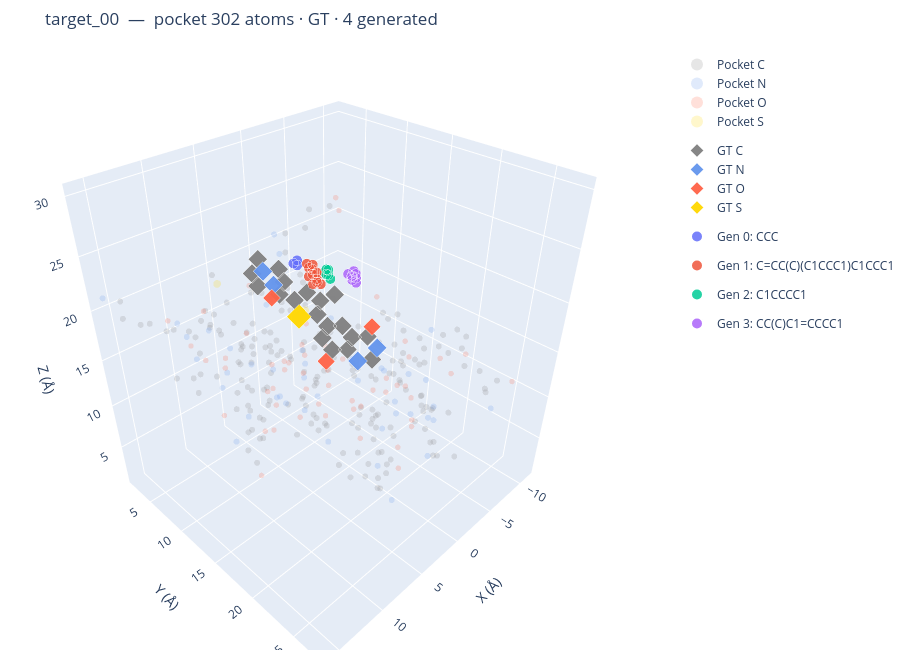

The code cell stored with this chart in its notebook:
### Markdown cell above
## 3. Interactive 3D viewer

Pocket (translucent grey) + GT ligand (large, outlined) + generated ligands (one trace per molecule).

### Code cell
palette = px.colors.qualitative.Plotly + px.colors.qualitative.Safe
traces = []

# Pocket — semi-transparent
for elem in sorted(set(poc_elems)):
    mask = [i for i, e in enumerate(poc_elems) if e == elem]
    xyz  = poc_coords[mask]
    traces.append(go.Scatter3d(
        x=xyz[:, 0], y=xyz[:, 1], z=xyz[:, 2],
        mode="markers",
        marker=dict(size=ELEM_SIZE.get(elem, 3),
                    color=ELEM_COLOR.get(elem, "white"), opacity=0.20),
        name=f"Pocket {elem}", legendgroup="pocket",
    ))

# GT ligand — diamonds, white outline
if gt_mol is not None:
    gt_xyz, gt_elems = mol_coords(gt_mol), mol_elems(gt_mol)
    for elem in sorted(set(gt_elems)):
        mask = [i for i, e in enumerate(gt_elems) if e == elem]
        xyz  = gt_xyz[mask]
        traces.append(go.Scatter3d(
            x=xyz[:, 0], y=xyz[:, 1], z=xyz[:, 2],
            mode="markers",
            marker=dict(size=ELEM_SIZE.get(elem, 3.5) * 1.8,
                        color=ELEM_COLOR.get(elem, "purple"),
                        opacity=0.95, symbol="diamond",
                        line=dict(width=1.5, color="white")),
            name=f"GT {elem}", legendgroup="gt",
        ))

# Generated ligands — one trace per molecule, distinct colours
for i, mol in enumerate(gen_mols):
    xyz, elems = mol_coords(mol), mol_elems(mol)
    color = palette[i % len(palette)]
    smi   = Chem.MolToSmiles(mol)
    traces.append(go.Scatter3d(
        x=xyz[:, 0], y=xyz[:, 1], z=xyz[:, 2],
        mode="markers",
        marker=dict(size=6, color=color, opacity=0.85,
                    line=dict(width=0.6, color="white")),
        name=f"Gen {i}: {smi[:34]}{'…' if len(smi) > 34 else ''}",
        legendgroup=f"gen_{i}",
        text=elems,
        hovertemplate="%{text}<br>(%{x:.2f}, %{y:.2f}, %{z:.2f})<extra>Gen %{fullData.name}</extra>",
    ))

fig = go.Figure(traces)
fig.update_layout(
    title=f"{td.name}  —  pocket {len(poc_coords)} atoms · GT · {len(gen_mols)} generated",
    scene=dict(xaxis_title="X (\u00c5)", yaxis_title="Y (\u00c5)",
               zaxis_title="Z (\u00c5)", aspectmode="data"),
    width=900, height=650,
    legend=dict(itemsizing="constant", groupclick="toggleitem"),
    margin=dict(l=0, r=0, t=50, b=0),
)
fig.show()

### Figure 1 — Plotly figure (JSON) as saved in the notebook; plotly's stock layout.template omitted (floating-point values rounded to 4 significant figures; data arrays with more than 128 entries replaced by an {"elided": "..."} marker saying what was removed)
{"data": [{"legendgroup": "pocket", "marker": {"color": "gray", "opacity": 0.2, "size": 3.5}, "mode": "markers", "name": "Pocket C", "type": "scatter3d", "x": {"elided": "197 float values"}, "y": {"elided": "197 float values"}, "z": {"elided": "197 float values"}}, {"legendgroup": "pocket", "marker": {"color": "cornflowerblue", "opacity": 0.2, "size": 3.5}, "mode": "markers", "name": "Pocket N", "type": "scatter3d", "x": [6.1, 6.04, 5.145, 3.302, -5.212, -0.707, 3.705, 3.292, 2.639, 0.322, -0.681, 8.915, 8.32, 5.093, 5.669, 0.24, 3.663, 8.24, 10.44, 9.896, 3.027, 6.952, -1.668, 0.233, -1.928, -3.652, -5.385, -5.247, -8.428, -0.371, -0.302, -6.937, -5.673, 9.587, 12.66, 6.576, 10.4, 7.375, 3.088, 1.845, -4.159, 11.18, 15.84, 8.848, 10.43, 7.703], "y": [12.96, 10.94, 14.59, 15.72, 14.16, 15.2, 12.69, 12.29, 7.157, 8.847, 8.104, 8.496, 11.28, 17.1, 20.18, 19.18, 15.72, 6.546, 8.71, 4.317, 7.956, 17.87, 23.28, 23.46, 18.7, 19.28, 20.07, 17.48, 17.32, 23.96, 24.09, 13.04, 15.95, 17.02, 14.19, 12.7, 11.4, 8.995, 23.07, 20.21, 27.16, 5.209, 2.188, 3.805, 16.83, 14.37], "z": [25.62, 20.16, 22.6, 19.77, 9.399, 10.91, 8.499, 11.84, 9.697, 11.67, 9.155, 13.37, 15.42, 17.93, 19.24, 8.144, 6.533, 10.22, 18.63, 15.62, 6.915, 14.96, 10.48, 16.01, 9.746, 7.564, 6.557, 10.45, 13.87, 7.587, 13.29, 7.588, 4.451, 15.27, 11.37, 11.78, 18.17, 7.709, 4.012, 5.338, 12.62, 18.04, 21.22, 12.39, 25.11, 28.31]}, {"legendgroup": "pocket", "marker": {"color": "tomato", "opacity": 0.2, "size": 3.2}, "mode": "markers", "name": "Pocket O", "type": "scatter3d", "x": [3.938, 5.426, 3.401, -5.321, 1.134, 1.989, 2.509, -1.853, -2.899, 9.662, 8.227, 6.145, 4.617, 6.76, 6.972, -0.611, 2.067, 2.919, 2.024, 5.716, 4.48, 9.007, 4.878, 5.448, 11.27, 9.174, 1.413, 9.188, 0.936, 0.317, 1.117, -3.233, -5.556, -0.856, 2.381, -9.175, -9.441, -10.73, -4.754, 0.044, 11.93, 12.21, 10.92, 9.789, 6.166, 1.423, 1.694, -6.275, -2.547, -4.536, 10.39, 6.74, 9.586, 6.738, 2.844, 4.211], "y": [14.15, 15.05, 17.2, 13.08, 10.15, 14.1, 9.36, 6.436, 9.023, 9.546, 10.82, 12.98, 13.88, 16.04, 18.81, 18.67, 17.11, 18.94, 13.72, 14.29, 15.39, 7.463, 8.897, 10.41, 7.022, 5.752, 5.504, 15.33, 22.92, 24.66, 18.64, 16.48, 15.95, 21.61, 23.74, 14.16, 14.15, 12.5, 17.21, 15.44, 17.14, 16.6, 9.015, 17.29, 11.08, 22.25, 17.87, 27.54, 23.93, 23.82, 2.353, 5.133, 13.45, 15.12, 15.78, 17.46], "z": [24.36, 19.91, 16.49, 6.014, 8.129, 11.24, 11.58, 10.03, 7.686, 15.86, 18.31, 14.61, 15.82, 16.2, 20.37, 11.57, 11.24, 12.18, 7.439, 9.837, 11.27, 7.907, 9.224, 10.75, 16.66, 13.42, 8.779, 13.86, 11.87, 18.8, 22.1, 10.51, 8.096, 9.215, 15.54, 5.0, 8.597, 9.097, 1.281, 8.082, 13.89, 8.915, 20.84, 19.61, 6.609, 6.161, 7.051, 14.51, 15.41, 16.32, 16.63, 10.96, 24.47, 25.68, 30.07, 30.04]}, {"legendgroup": "pocket", "marker": {"color": "gold", "opacity": 0.2, "size": 4.5}, "mode": "markers", "name": "Pocket S", "type": "scatter3d", "x": [-0.766, 7.929, 7.882], "y": [16.29, 6.959, 17.65], "z": [17.45, 21.28, 23.41]}, {"legendgroup": "gt", "marker": {"color": "gray", "line": {"color": "white", "width": 1.5}, "opacity": 0.95, "size": 6.3, "symbol": "diamond"}, "mode": "markers", "name": "GT C", "type": "scatter3d", "x": [-1.0, 0.001, -2.356, 0.763, -0.549, 1.22, -1.2, -0.018, 1.199, -1.225, 0.012, -1.144, -2.474, 1.5, 1.955, 3.442, 2.444, 3.967, 4.281], "y": [10.02, 10.64, 10.52, 8.469, 8.757, 13.78, 13.87, 11.93, 12.52, 12.63, 14.48, 16.38, 14.59, 7.242, 8.489, 6.653, 8.453, 6.654, 7.963], "z": [17.13, 16.36, 17.41, 17.27, 17.65, 14.63, 14.85, 15.68, 15.26, 15.49, 14.41, 13.71, 14.66, 17.67, 19.67, 19.12, 21.13, 20.58, 22.61]}, {"legendgroup": "gt", "marker": {"color": "cornflowerblue", "line": {"color": "white", "width": 1.5}, "opacity": 0.95, "size": 6.3, "symbol": "diamond"}, "mode": "markers", "name": "GT N", "type": "scatter3d", "x": [-2.385, 0.006, 2.129, 3.807], "y": [15.88, 15.75, 7.249, 7.947], "z": [14.1, 13.8, 18.93, 21.24]}, {"legendgroup": "gt", "marker": {"color": "tomato", "line": {"color": "white", "width": 1.5}, "opacity": 0.95, "size": 5.76, "symbol": "diamond"}, "mode": "markers", "name": "GT O", "type": "scatter3d", "x": [2.454, -3.575, 1.58], "y": [14.26, 14.13, 6.25], "z": [14.25, 15.01, 16.91]}, {"legendgroup": "gt", "marker": {"color": "gold", "line": {"color": "white", "width": 1.5}, "opacity": 0.95, "size": 8.1, "symbol": "diamond"}, "mode": "markers", "name": "GT S", "type": "scatter3d", "x": [1.377], "y": [9.702], "z": [16.33]}, {"hovertemplate": "%{text}<br>(%{x:.2f}, %{y:.2f}, %{z:.2f})<extra>Gen %{fullData.name}</extra>", "legendgroup": "gen_0", "marker": {"color": "#636EFA", "line": {"color": "white", "width": 0.6}, "opacity": 0.85, "size": 6}, "mode": "markers", "name": "Gen 0: CCC", "text": ["C", "C", "C"], "type": "scatter3d", "x": [-0.5246, -0.5246, -0.5246], "y": [7.059, 7.559, 7.559], "z": [20.01, 20.01, 20.51]}, {"hovertemplate": "%{text}<br>(%{x:.2f}, %{y:.2f}, %{z:.2f})<extra>Gen %{fullData.name}</extra>", "legendgroup": "gen_1", "marker": {"color": "#EF553B", "line": {"color": "white", "width": 0.6}, "opacity": 0.85, "size": 6}, "mode": "markers", "name": "Gen 1: C=CC(C)(C1CCC1)C1CCC1", "text": ["C", "C", "C", "C", "C", "C", "C", "C", "C", "C", "C", "C"], "type": "scatter3d", "x": [-2.275, -1.775, -1.775, -1.775, -1.525, -1.275, -1.275, -1.275, -1.275, -1.275, -1.025, -0.7746], "y": [9.309, 8.809, 8.809, 9.309, 9.059, 8.309, 8.809, 8.809, 8.809, 8.809, 8.309, 8.809], "z": [19.26, 18.26, 19.26, 18.26, 18.76, 19.76, 18.26, 19.26, 19.76, 20.26, 20.26, 19.26]}, {"hovertemplate": "%{text}<br>(%{x:.2f}, %{y:.2f}, %{z:.2f})<extra>Gen %{fullData.name}</extra>", "legendgroup": "gen_2", "marker": {"color": "#00CC96", "line": {"color": "white", "width": 0.6}, "opacity": 0.85, "size": 6}, "mode": "markers", "name": "Gen 2: C1CCCC1", "text": ["C", "C", "C", "C", "C"], "type": "scatter3d", "x": [-1.525, -1.525, -1.525, -1.275, -1.275], "y": [10.31, 10.31, 10.81, 10.81, 10.81], "z": [19.76, 20.26, 19.51, 20.01, 20.51]}, {"hovertemplate": "%{text}<br>(%{x:.2f}, %{y:.2f}, %{z:.2f})<extra>Gen %{fullData.name}</extra>", "legendgroup": "gen_3", "marker": {"color": "#AB63FA", "line": {"color": "white", "width": 0.6}, "opacity": 0.85, "size": 6}, "mode": "markers", "name": "Gen 3: CC(C)C1=CCCC1", "text": ["C", "C", "C", "C", "C", "C", "C", "C"], "type": "scatter3d", "x": [-4.025, -3.775, -3.775, -3.275, -3.275, -3.275, -3.275, -2.775], "y": [11.31, 11.31, 11.81, 11.31, 11.81, 12.31, 12.31, 12.31], "z": [19.51, 19.01, 19.51, 19.51, 19.51, 19.01, 19.51, 19.51]}], "layout": {"height": 650, "legend": {"groupclick": "toggleitem", "itemsizing": "constant"}, "margin": {"b": 0, "l": 0, "r": 0, "t": 50}, "scene": {"aspectmode": "data", "xaxis": {"title": {"text": "X (Å)"}}, "yaxis": {"title": {"text": "Y (Å)"}}, "zaxis": {"title": {"text": "Z (Å)"}}}, "title": {"text": "target_00  —  pocket 302 atoms · GT · 4 generated"}, "width": 900}}
